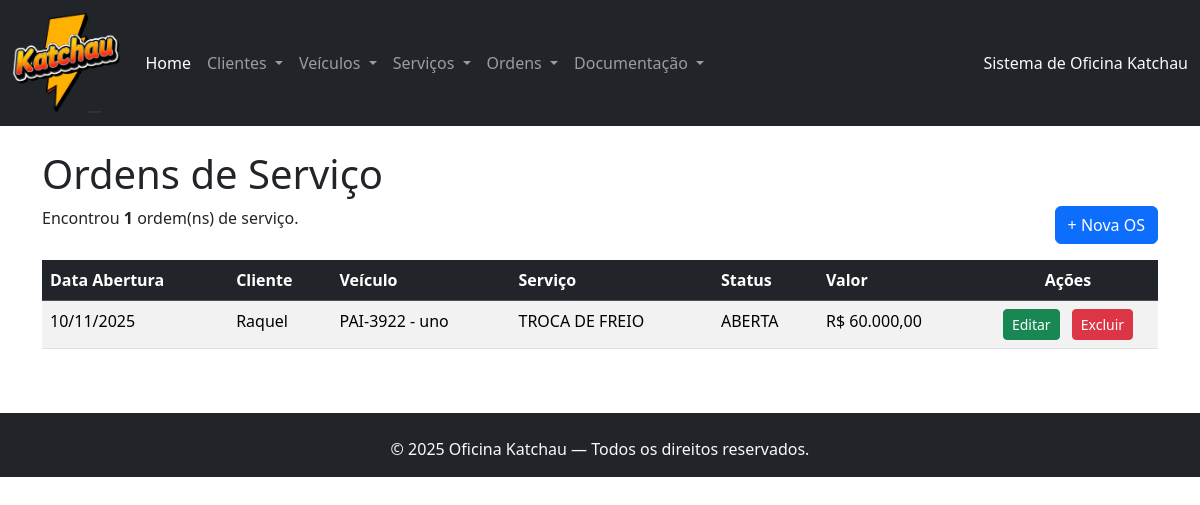
The page /oficina_katchau/index.php?page=listar_ordem on the database its author committed.
### tables this page shows
CREATE TABLE `ordem_servico` (
  `id_ordem` int(11) NOT NULL,
  `id_cliente` int(11) NOT NULL,
  `id_veiculo` int(11) NOT NULL,
  `id_servico` int(11) NOT NULL,
  `data_abertura` date NOT NULL,
  `data_fechamento` date DEFAULT NULL,
  `status` varchar(20) NOT NULL DEFAULT 'ABERTA',
  `valor_total` decimal(10,2) DEFAULT 0.00,
  `observacoes` text DEFAULT NULL
);

CREATE TABLE `cliente` (
  `id_cliente` int(11) NOT NULL,
  `nome_cliente` varchar(100) NOT NULL,
  `cpf` varchar(14) DEFAULT NULL,
  `telefone_cliente` varchar(20) DEFAULT NULL,
  `email_cliente` varchar(100) DEFAULT NULL,
  `endereco_cliente` varchar(200) DEFAULT NULL,
  `dt_nasc_client` date DEFAULT NULL
);

CREATE TABLE `veiculo` (
  `id_veiculo` int(11) NOT NULL,
  `id_cliente` int(11) NOT NULL,
  `placa` varchar(10) NOT NULL,
  `marca` varchar(50) NOT NULL,
  `modelo` varchar(100) NOT NULL,
  `ano` int(11) DEFAULT NULL,
  `cor` varchar(30) DEFAULT NULL
);

CREATE TABLE `servico` (
  `id_servico` int(11) NOT NULL,
  `nome_servico` varchar(100) NOT NULL,
  `descricao_servico` text DEFAULT NULL,
  `valor_base` decimal(10,2) DEFAULT 0.00
);

### oficina_katchau/ordem/listar_ordem.php (the view, shortened to what this page needs)
<h1>Ordens de Serviço</h1>
<?php
$sql = "SELECT
            o.id_ordem,
            o.data_abertura,
            o.data_fechamento,
            o.status,
            o.valor_total,
            c.nome_cliente,
            v.placa,
            v.modelo,
            s.nome_servico
        FROM ordem_servico o
        INNER JOIN cliente c ON c.id_cliente = o.id_cliente
        INNER JOIN veiculo v ON v.id_veiculo = o.id_veiculo
        INNER JOIN servico s ON s.id_servico = o.id_servico
        ORDER BY o.data_abertura DESC, o.id_ordem DESC";
$res = $conn->query($sql);
$qtd = $res->num_rows;
?>
<div class="d-flex justify-content-between mb-3">
    <p class="mb-0">
        <?php
            if ($qtd > 0) echo "Encontrou <b>{$qtd}</b> ordem(ns) de serviço.";
            else echo "Nenhuma OS cadastrada.";
        ?>
    </p>
    <a href="?page=cadastrar_ordem" class="btn btn-primary">+ Nova OS</a>
</div>
<?php if ($qtd > 0): ?>
<table class="table table-striped table-hover">
    <thead class="table-dark">
        <tr>
            <th>Data Abertura</th>
            <th>Cliente</th>
            <th>Veículo</th>
            <th>Serviço</th>
            <th>Status</th>
            <th>Valor</th>
            <th class="text-center" style="width: 180px;">Ações</th>
        </tr>
    </thead>
    <tbody>
        <?php while($o = $res->fetch_object()):
            $data_ab = $o->data_abertura ? date('d/m/Y', strtotime($o->data_abertura)) : '';
            $veic = $o->placa . " - " . $o->modelo;
            $valor = "R$ " . number_format((float)$o->valor_total, 2, ',', '.');
        ?>
        <tr>
            <td><?=$data_ab?></td>
            <td><?=htmlspecialchars($o->nome_cliente)?></td>
            <td><?=htmlspecialchars($veic)?></td>
            <td><?=htmlspecialchars($o->nome_servico)?></td>
            <td><?=htmlspecialchars($o->status)?></td>
            <td><?=$valor?></td>
            <td class="text-center">
                <a href="?page=editar_ordem&id_ordem=<?=$o->id_ordem?>" class="btn btn-sm btn-success me-2">Editar</a>
                <a href="?page=salvar_ordem&acao=excluir&id_ordem=<?=$o->id_ordem?>"
                   class="btn btn-sm btn-danger"
                   onclick="return confirm('Confirma exclusão desta OS?')">
                    Excluir
                </a>
            </td>
        </tr>
        <?php endwhile; ?>
    </tbody>
</table>
<?php endif; ?>

### rows shown on the page
ordem_servico: data_abertura "10/11/2025", id_cliente.nome_cliente "Raquel", id_veiculo.modelo "PAI-3922 - uno", id_servico.nome_servico "TROCA DE FREIO", status "ABERTA", valor_total "R$ 60.000,00"

### other values the page prints
$qtd "1"
